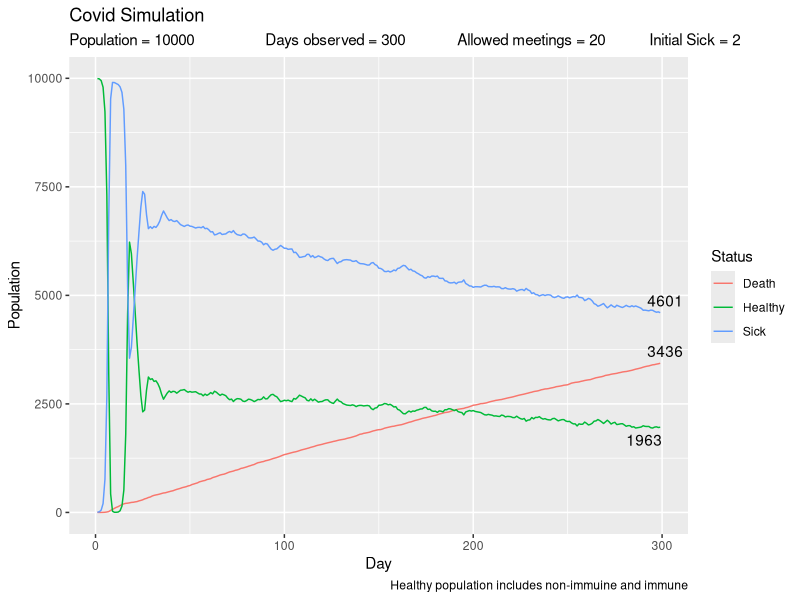

Write the R code that produced this figure.
#author: Dung (Alan) Nguyen

#Clean list
rm(list = ls())

#packages
library("tidyverse")
library("ggplot2")
library("ggrepel")

#Adjustable Parameters
population.N <- 10000
initial.sick <- 2
meet <- 20
infection.rate <- .3
period.day <- 300
mortality.rate <- 0.002
Immunity.co <- .1

#Counter
day <- 1

#Build Data Frame to capture data, Status types = "0 - Non Immune", "1 - Sick:, "2 - Dead", "3 - Immune"
df <- data.frame("Person No"= seq(population.N),"Status" = rep(0,population.N),"Days" = rep(0,population.N))


#Select random people to be the starting sick people
day1.sick <- sample(population.N, initial.sick)

#Updating sick status
df$Days[day1.sick] <- 1
df$Status[day1.sick] <- 1
sick.N <- sum(df$Status == 1)


#Core loop
while (day < period.day) {


#Checking how many people are sick and how many people they meet
if (sick.N != 0 ){
  meet.N <- replicate(sick.N,sample(0:meet,1))
} else {
  print(c("No more sick people"))
  break
  }




#Array of people that sick people met
live.population <- df$Person.No[df$Status == 0 | df$Status == 1 | df$Status == 3]
meet.a <- sample((live.population),sum(meet.N),replace = T)

#Splitting into people met into immune and normal

#Immune group
meet.immune <- meet.a * as.numeric(df$Status[meet.a] == 3)
meet.immune <- meet.immune * (as.numeric(runif(meet.immune) < (infection.rate * Immunity.co)))
df$Status[meet.immune] <- 1


#Normal group
meet.normal <- meet.a * as.numeric(df$Status[meet.a] == 0)
meet.normal <- meet.normal * as.numeric(runif(meet.normal) < (infection.rate))
df$Status[meet.normal] <- 1

#Identifying newly infected
new.infected <- c(meet.immune,meet.normal)
new.infected <- new.infected[new.infected != 0]
new.infected <- new.infected[!duplicated(new.infected)]


#Death Event, checks for sick, then runs probability event
sick.test <- df$Person.No[df$Status == 1]
sick.test <- as.numeric(runif(length(sick.test)) < mortality.rate) * sick.test
sick.test <- sick.test[sick.test != 0 ]
df$Status[sick.test] <- 2
df$Days[sick.test] <- 0


#Count for the day
Healthy.N <- sum(df$Status == 0 | (df$Status == 3))
Non.Immune <- sum(df$Status == 0)
sick.N <- sum(df$Status == 1)
Death.N <- sum(df$Status == 2)
Immune.N <- sum(df$Status == 3)
New.infected.N <- length(new.infected)


#Creating Dataframe for output
day.summary <- c(day, Healthy.N, Non.Immune, Immune.N, New.infected.N, sick.N, Death.N)

if (exists("df.summary")&&is.data.frame(get("df.summary"))) {
  df.summary <- rbind(df.summary, day.summary)
} else {
  df.summary <- data.frame("Days" = day,"Healthy" = Healthy.N, "Non-Immune" = Non.Immune,"Immune" = Immune.N,"New Infected" = New.infected.N, "Sick" = sick.N, "Death" = Death.N)
}


#New Day Calculation 
df$Days[df$Status == 1] <- df$Days[df$Status == 1] + 1


#Making People Immune after 10 days
df$Status[df$Days == 10] <- 3
df$Days[df$Days == 10] <- 0

# Increase day counter
day <- day + 1
}



#Adjust coming status into a column for easy graphing
df.graph <- df.summary %>%
  select(Days, Healthy, Sick, Death) %>%
  gather(key = "Status", value = "Population", - Days)


#Adding label notes for the graph
infection.perc <- paste0(infection.rate * 100, "%")
mortality.perc <- paste0(mortality.rate * 100, "%")

if (Immunity.co == 1){
  immunity.perc <- "N/A"
} else {
immunity.perc <- paste0(Immunity.co * 100, "%")}

#Adding values to the last point
data_end <- df.graph %>% filter(Days == nrow(df.summary))

#Creating the graph
graph <-ggplot(df.graph, aes(x = Days, y = Population)) + 
  geom_line(aes(color = Status)) +
  labs(title = "Covid Simulation", 
       x = "Day",
       caption = "Healthy population includes non-immuine and immune",
       subtitle = paste("Population =",population.N, "\t","\t",
               "Days observed =",period.day, "\t","\t",
               "Allowed meetings =",meet, "\t","\t",
               "Initial Sick =", initial.sick, "\t","\t",
               "Infection Rate =", infection.perc, "\t","\t",
               "Mortality Rate =", mortality.perc, "\t","\t",
               "Immunity Coefficent =",immunity.perc)) +
  geom_text_repel(aes(label = Population), data = data_end)



#Summary
print(df.summary)
print(graph)
print("--Final numbers--")
print(paste("Days =", day,"  ", "Healthy =", Healthy.N,"  ","Sick =", sick.N, "  ","Death =", Death.N ))

print("--Parameters--")
print(paste("Days observed =",period.day, "  ","Allowed meetings =",meet, "  ", 
            "Initial Sick =", initial.sick,"  ", "Infection Rate =", infection.perc,"  ",
            "Mortality Rate =", mortality.perc, "Immunity Coefficent =",immunity.perc))


# Notes: 
# Changing Parameters as per previous test 1 python simulation:
#   
# 1) Increasing the duration of sickness led to a high death count
# 
# 2) Changing the parameter of encounters between 0-2 to reflect a possible lock down scenario has 
# the most significant impact of reducing overall sickness.
# 
# 3) Decreasing the infection had a positive impact with a decrease in mortality count
# 
# 4) Increasing the mortality rate to 3% shorten the simulator run due to population dying out or small surviving population count. 
# At 30% infection and 0-20 encounter rate. More people are getting sick faster than then dying. 
# Unless the mortality rate is significantly higher than the growth rate of infected people 
# 
# Code Limitations:
# - The code does not account for demographic diversity. For example the infection rate, duration of sickness, mortality rate between a child and a adult are different.
# - The simulation does not account for infected people would be hospitalise or bedridden. 
# - Does not account for outlier events such as super spreader events. 

# Additional Notes based on Covid simulation in R:
# 1) The addition of immunity parameter has dramatic impact on the overall numbers, decrease in the Sick population level and increase in healthy(immune) population.
# 2) Due to the speed of the infection rate majority of the population was infected within 10 days. Within 20 days population would have gone through Covid and came out immune. 
#    Because of this we see a dramatic reduction in newly infected.
# 3) In every trial simulation there would always be a dip within the 10-20 day mark and a sharp rise. This could be due a large amount of sick people dropping off after 10 days 
#    and the fact that there was a sharp rise in  sick cases in the initial 10 days. The 2nd sharp rise could be due to lag with significant amount of still people sick.
# 4) Previous code limitation in python was slow when increasing population has been fixed with vectorisation through R.  



